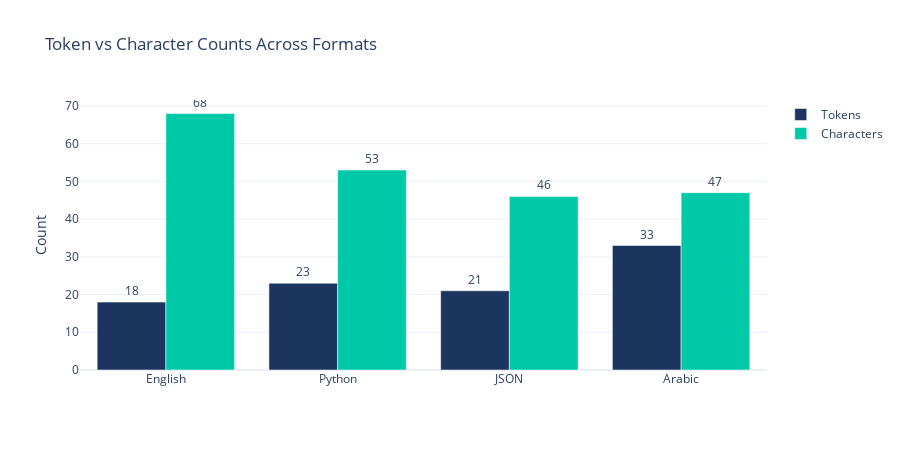

Write notebook code for a chart like this one.
### Markdown cell above
---
## Bonus: Token Count Comparison Across Formats

Create a bar chart comparing token counts for the **same information** expressed in different formats: English prose, Python code, JSON, and Arabic.

### Code cell
import plotly.graph_objects as go
import tiktoken

encoder = tiktoken.encoding_for_model("gpt-4")

# Same information in different formats
formats = {
    "English": "The user's name is Ahmed and he is 30 years old and lives in Riyadh.",
    "Python": 'user = {"name": "Ahmed", "age": 30, "city": "Riyadh"}',
    "JSON": '{"name": "Ahmed", "age": 30, "city": "Riyadh"}',
    "Arabic": "اسم المستخدم أحمد وعمره 30 سنة ويسكن في الرياض.",
}

labels = list(formats.keys())
token_counts = [len(encoder.encode(text)) for text in formats.values()]
char_counts = [len(text) for text in formats.values()]

fig = go.Figure()
fig.add_trace(go.Bar(
    name="Tokens",
    x=labels,
    y=token_counts,
    marker_color="#1C355E",
    text=token_counts,
    textposition="outside",
))
fig.add_trace(go.Bar(
    name="Characters",
    x=labels,
    y=char_counts,
    marker_color="#00C9A7",
    text=char_counts,
    textposition="outside",
))

fig.update_layout(
    title="Token vs Character Counts Across Formats",
    yaxis_title="Count",
    barmode="group",
    template="plotly_white",
    height=450,
)
fig.show()

# Print the ratio
print("\nTokens per character ratio:")
for label, tc, cc in zip(labels, token_counts, char_counts):
    print(f"  {label}: {tc/cc:.2f} tokens/char ({tc} tokens, {cc} chars)")

### Figure 1 — Plotly figure (JSON) as saved in the notebook; plotly's stock layout.template omitted (floating-point values rounded to 4 significant figures)
{"data": [{"marker": {"color": "#1C355E"}, "name": "Tokens", "text": ["18", "23", "21", "33"], "textposition": "outside", "type": "bar", "x": ["English", "Python", "JSON", "Arabic"], "y": [18, 23, 21, 33]}, {"marker": {"color": "#00C9A7"}, "name": "Characters", "text": ["68", "53", "46", "47"], "textposition": "outside", "type": "bar", "x": ["English", "Python", "JSON", "Arabic"], "y": [68, 53, 46, 47]}], "layout": {"barmode": "group", "height": 450, "title": {"text": "Token vs Character Counts Across Formats"}, "yaxis": {"title": {"text": "Count"}}}}
